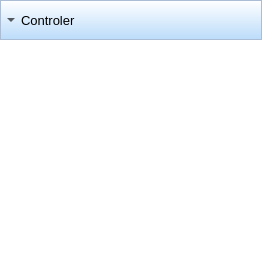
<?xml version="1.0" encoding="UTF-8"?>
<ui version="4.0">
 <class>WgCtrlList</class>
 <widget class="QWidget" name="WgCtrlList">
  <property name="geometry">
   <rect>
    <x>0</x>
    <y>0</y>
    <width>262</width>
    <height>262</height>
   </rect>
  </property>
  <property name="sizePolicy">
   <sizepolicy hsizetype="Expanding" vsizetype="Expanding">
    <horstretch>0</horstretch>
    <verstretch>0</verstretch>
   </sizepolicy>
  </property>
  <property name="mouseTracking">
   <bool>false</bool>
  </property>
  <property name="windowTitle">
   <string>Form</string>
  </property>
  <layout class="QVBoxLayout" name="verticalLayout">
   <property name="spacing">
    <number>0</number>
   </property>
   <property name="leftMargin">
    <number>0</number>
   </property>
   <property name="topMargin">
    <number>0</number>
   </property>
   <property name="rightMargin">
    <number>0</number>
   </property>
   <property name="bottomMargin">
    <number>0</number>
   </property>
   <item>
    <widget class="QToolButton" name="tbtnCatalog">
     <property name="sizePolicy">
      <sizepolicy hsizetype="Expanding" vsizetype="Fixed">
       <horstretch>0</horstretch>
       <verstretch>0</verstretch>
      </sizepolicy>
     </property>
     <property name="minimumSize">
      <size>
       <width>0</width>
       <height>40</height>
      </size>
     </property>
     <property name="maximumSize">
      <size>
       <width>16777215</width>
       <height>40</height>
      </size>
     </property>
     <property name="font">
      <font>
       <family>Microsoft YaHei UI</family>
       <pointsize>10</pointsize>
      </font>
     </property>
     <property name="mouseTracking">
      <bool>false</bool>
     </property>
     <property name="styleSheet">
      <string notr="true">border:1px solid rgb(171,189,212);
background-color: qlineargradient(spread:pad, x1:1, y1:0, x2:0.999955, y2:0.983, stop:0 rgba(255, 255, 255, 255), stop:1 rgba(188, 220, 250, 255));</string>
     </property>
     <property name="text">
      <string>Controler</string>
     </property>
     <property name="checkable">
      <bool>true</bool>
     </property>
     <property name="checked">
      <bool>true</bool>
     </property>
     <property name="toolButtonStyle">
      <enum>Qt::ToolButtonTextBesideIcon</enum>
     </property>
     <property name="arrowType">
      <enum>Qt::DownArrow</enum>
     </property>
    </widget>
   </item>
   <item>
    <widget class="QListWidget" name="listWidget">
     <property name="mouseTracking">
      <bool>false</bool>
     </property>
     <property name="frameShape">
      <enum>QFrame::NoFrame</enum>
     </property>
     <property name="frameShadow">
      <enum>QFrame::Plain</enum>
     </property>
     <property name="verticalScrollBarPolicy">
      <enum>Qt::ScrollBarAlwaysOff</enum>
     </property>
     <property name="horizontalScrollBarPolicy">
      <enum>Qt::ScrollBarAlwaysOff</enum>
     </property>
    </widget>
   </item>
  </layout>
 </widget>
 <resources/>
 <connections/>
</ui>
